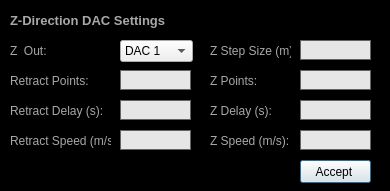
<?xml version="1.0" encoding="UTF-8"?>
<ui version="4.0">
 <class>Dialog</class>
 <widget class="QDialog" name="Dialog">
  <property name="geometry">
   <rect>
    <x>0</x>
    <y>0</y>
    <width>390</width>
    <height>191</height>
   </rect>
  </property>
  <property name="sizePolicy">
   <sizepolicy hsizetype="Fixed" vsizetype="Fixed">
    <horstretch>0</horstretch>
    <verstretch>0</verstretch>
   </sizepolicy>
  </property>
  <property name="minimumSize">
   <size>
    <width>390</width>
    <height>191</height>
   </size>
  </property>
  <property name="maximumSize">
   <size>
    <width>390</width>
    <height>191</height>
   </size>
  </property>
  <property name="windowTitle">
   <string>Advanced Feedback Approach Settings</string>
  </property>
  <property name="styleSheet">
   <string notr="true">#Dialog{background-color: rgb(0,0,0);}

QLabel{
color:rgb(168,168,168)
}

QLineEdit{
border: 1px solid rgb(100,100,100);
background-color:rgb(230,230,230);
}
</string>
  </property>
  <widget class="QPushButton" name="pushButton">
   <property name="geometry">
    <rect>
     <x>300</x>
     <y>160</y>
     <width>71</width>
     <height>23</height>
    </rect>
   </property>
   <property name="text">
    <string>Accept </string>
   </property>
  </widget>
  <widget class="QLabel" name="label_5">
   <property name="geometry">
    <rect>
     <x>210</x>
     <y>40</y>
     <width>81</width>
     <height>22</height>
    </rect>
   </property>
   <property name="text">
    <string>Z Step Size (m):</string>
   </property>
  </widget>
  <widget class="QLabel" name="label_15">
   <property name="geometry">
    <rect>
     <x>10</x>
     <y>130</y>
     <width>101</width>
     <height>22</height>
    </rect>
   </property>
   <property name="text">
    <string>Retract Speed (m/s):</string>
   </property>
  </widget>
  <widget class="QLineEdit" name="lineEdit_Atto_Z_Step_Size">
   <property name="geometry">
    <rect>
     <x>300</x>
     <y>40</y>
     <width>71</width>
     <height>20</height>
    </rect>
   </property>
   <property name="text">
    <string/>
   </property>
   <property name="alignment">
    <set>Qt::AlignRight|Qt::AlignTrailing|Qt::AlignVCenter</set>
   </property>
  </widget>
  <widget class="QLabel" name="label_title_6">
   <property name="geometry">
    <rect>
     <x>10</x>
     <y>10</y>
     <width>311</width>
     <height>20</height>
    </rect>
   </property>
   <property name="font">
    <font>
     <pointsize>10</pointsize>
     <weight>75</weight>
     <bold>true</bold>
    </font>
   </property>
   <property name="styleSheet">
    <string notr="true">#label_title{
color:rgb(168,168,168)
}</string>
   </property>
   <property name="text">
    <string>Z-Direction DAC Settings</string>
   </property>
   <property name="alignment">
    <set>Qt::AlignLeading|Qt::AlignLeft|Qt::AlignVCenter</set>
   </property>
  </widget>
  <widget class="QLabel" name="label_16">
   <property name="geometry">
    <rect>
     <x>210</x>
     <y>70</y>
     <width>47</width>
     <height>22</height>
    </rect>
   </property>
   <property name="text">
    <string>Z Points:</string>
   </property>
  </widget>
  <widget class="QLabel" name="label_17">
   <property name="geometry">
    <rect>
     <x>210</x>
     <y>100</y>
     <width>121</width>
     <height>22</height>
    </rect>
   </property>
   <property name="text">
    <string>Z Delay (s):</string>
   </property>
  </widget>
  <widget class="QLabel" name="label_18">
   <property name="geometry">
    <rect>
     <x>210</x>
     <y>130</y>
     <width>121</width>
     <height>22</height>
    </rect>
   </property>
   <property name="text">
    <string>Z Speed (m/s):</string>
   </property>
  </widget>
  <widget class="QLabel" name="label_19">
   <property name="geometry">
    <rect>
     <x>10</x>
     <y>70</y>
     <width>101</width>
     <height>22</height>
    </rect>
   </property>
   <property name="text">
    <string>Retract Points:</string>
   </property>
  </widget>
  <widget class="QLabel" name="label_20">
   <property name="geometry">
    <rect>
     <x>10</x>
     <y>100</y>
     <width>101</width>
     <height>22</height>
    </rect>
   </property>
   <property name="text">
    <string>Retract Delay (s):</string>
   </property>
  </widget>
  <widget class="QLineEdit" name="lineEdit_Atto_Z_Points">
   <property name="geometry">
    <rect>
     <x>300</x>
     <y>70</y>
     <width>71</width>
     <height>20</height>
    </rect>
   </property>
   <property name="text">
    <string/>
   </property>
   <property name="alignment">
    <set>Qt::AlignRight|Qt::AlignTrailing|Qt::AlignVCenter</set>
   </property>
  </widget>
  <widget class="QLineEdit" name="lineEdit_Atto_Z_Speed">
   <property name="geometry">
    <rect>
     <x>300</x>
     <y>130</y>
     <width>71</width>
     <height>20</height>
    </rect>
   </property>
   <property name="text">
    <string/>
   </property>
   <property name="alignment">
    <set>Qt::AlignRight|Qt::AlignTrailing|Qt::AlignVCenter</set>
   </property>
  </widget>
  <widget class="QLineEdit" name="lineEdit_Atto_Z_Delay">
   <property name="geometry">
    <rect>
     <x>300</x>
     <y>100</y>
     <width>71</width>
     <height>20</height>
    </rect>
   </property>
   <property name="text">
    <string/>
   </property>
   <property name="alignment">
    <set>Qt::AlignRight|Qt::AlignTrailing|Qt::AlignVCenter</set>
   </property>
  </widget>
  <widget class="QLineEdit" name="lineEdit_Atto_Retract_Points">
   <property name="geometry">
    <rect>
     <x>120</x>
     <y>70</y>
     <width>71</width>
     <height>20</height>
    </rect>
   </property>
   <property name="text">
    <string/>
   </property>
   <property name="alignment">
    <set>Qt::AlignRight|Qt::AlignTrailing|Qt::AlignVCenter</set>
   </property>
  </widget>
  <widget class="QLineEdit" name="lineEdit_Atto_Retract_Speed">
   <property name="geometry">
    <rect>
     <x>120</x>
     <y>130</y>
     <width>71</width>
     <height>20</height>
    </rect>
   </property>
   <property name="text">
    <string/>
   </property>
   <property name="alignment">
    <set>Qt::AlignRight|Qt::AlignTrailing|Qt::AlignVCenter</set>
   </property>
  </widget>
  <widget class="QLineEdit" name="lineEdit_Atto_Retract_Delay">
   <property name="geometry">
    <rect>
     <x>120</x>
     <y>100</y>
     <width>71</width>
     <height>20</height>
    </rect>
   </property>
   <property name="text">
    <string/>
   </property>
   <property name="alignment">
    <set>Qt::AlignRight|Qt::AlignTrailing|Qt::AlignVCenter</set>
   </property>
  </widget>
  <widget class="QLabel" name="label_6">
   <property name="geometry">
    <rect>
     <x>10</x>
     <y>40</y>
     <width>81</width>
     <height>22</height>
    </rect>
   </property>
   <property name="text">
    <string>Z  Out:</string>
   </property>
  </widget>
  <widget class="QComboBox" name="comboBox_Atto_Z_DAC_Out">
   <property name="geometry">
    <rect>
     <x>120</x>
     <y>40</y>
     <width>73</width>
     <height>22</height>
    </rect>
   </property>
   <property name="currentIndex">
    <number>0</number>
   </property>
   <item>
    <property name="text">
     <string>DAC 1</string>
    </property>
   </item>
   <item>
    <property name="text">
     <string>DAC 2</string>
    </property>
   </item>
   <item>
    <property name="text">
     <string>DAC 3</string>
    </property>
   </item>
   <item>
    <property name="text">
     <string>DAC 4</string>
    </property>
   </item>
  </widget>
 </widget>
 <tabstops>
  <tabstop>comboBox_Atto_Z_DAC_Out</tabstop>
  <tabstop>lineEdit_Atto_Z_Step_Size</tabstop>
  <tabstop>lineEdit_Atto_Z_Points</tabstop>
  <tabstop>lineEdit_Atto_Retract_Points</tabstop>
  <tabstop>lineEdit_Atto_Z_Delay</tabstop>
  <tabstop>lineEdit_Atto_Retract_Delay</tabstop>
  <tabstop>lineEdit_Atto_Z_Speed</tabstop>
  <tabstop>lineEdit_Atto_Retract_Speed</tabstop>
  <tabstop>pushButton</tabstop>
 </tabstops>
 <resources/>
 <connections/>
</ui>
